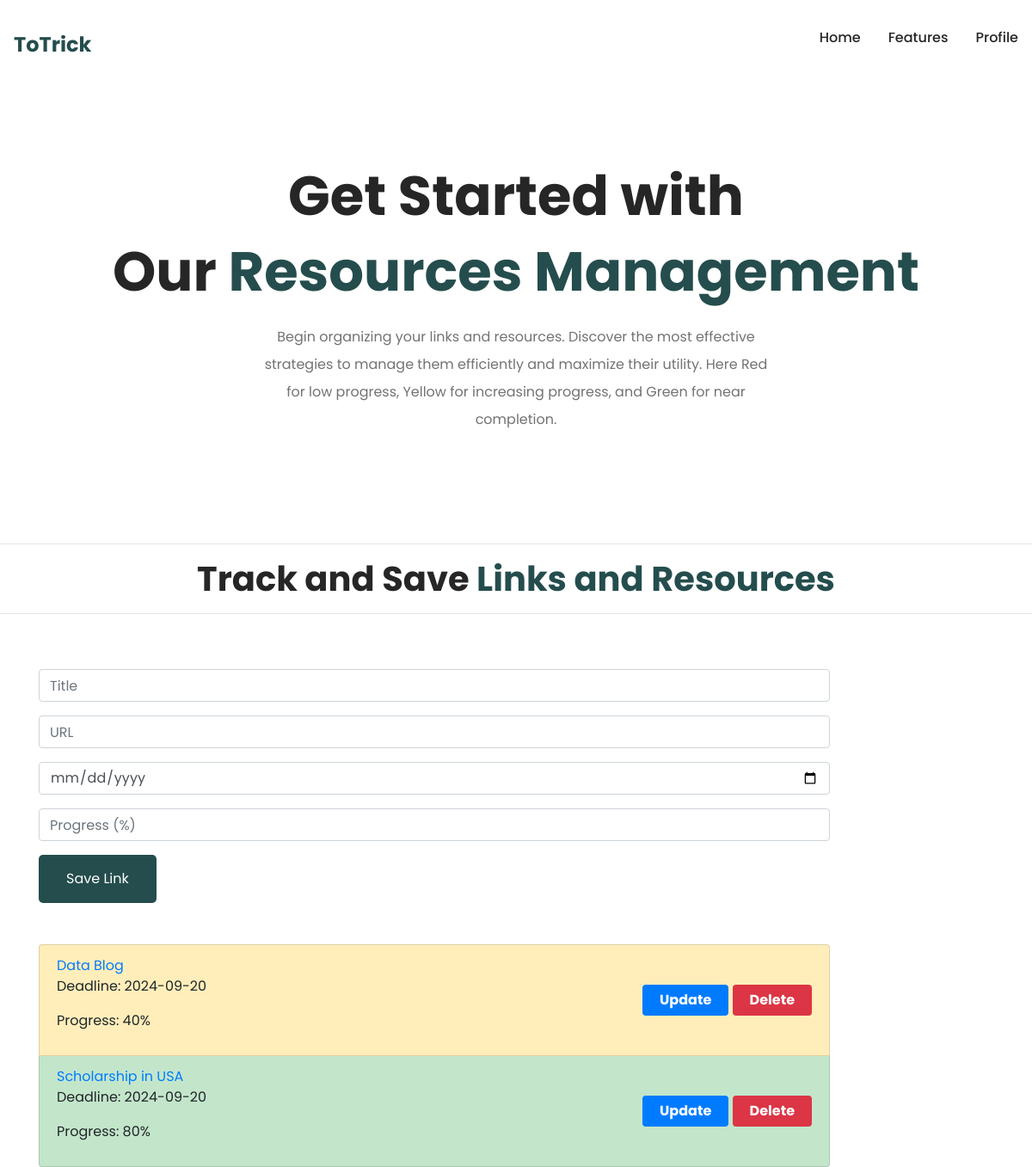
The page /watch_later.php (signed in) on the database its author committed.
### tables this page shows
CREATE TABLE `watch_links` (
  `id` int(11) NOT NULL,
  `uid` int(11) NOT NULL,
  `title` varchar(255) NOT NULL,
  `url` varchar(255) NOT NULL,
  `deadline` date NOT NULL,
  `progress` int(11) NOT NULL,
  `created_at` timestamp NOT NULL DEFAULT current_timestamp()
);

### watch_later.php (the view, shortened to what this page needs)
<?php
include 'reuse/_dbconnect.php';
$uid = $_SESSION['uid'];
$links = [];
if ($result = $conn->query("SELECT * FROM watch_links WHERE uid = '$uid' ORDER BY created_at DESC")) {
    while ($row = $result->fetch_assoc()) {
        $links[] = $row;
    }
}
?>
<!DOCTYPE html>
<html lang="en">
<head>
    <link rel="stylesheet" href="https://stackpath.bootstrapcdn.com/bootstrap/4.5.2/css/bootstrap.min.css">
</head>
<body>
    <?php require 'reuse/_nav.php'; ?>
    <header class="section__container header__container" id="home">
        <h1>Get Started with<br /> Our <span>Resources Management</span></h1>
        <p>Begin organizing your links and resources. Discover the most effective strategies to manage them efficiently
            and maximize their utility. Here Red for low progress, Yellow for increasing progress, and Green for near
            completion.</p>
    </header>
    <section class="steps" id="about">
        <hr>
        <h2 class="section__header">Track and Save <span>Links and Resources</span></h2>
        <hr>
        <div class="container mt-5">
            <div class="row">
                <div class="col-lg-10">
                    <form action="watch_later.php" method="POST" class="mt-3">
                        <div class="form-group">
                            <input type="text" name="title" class="form-control" placeholder="Title" required>
                        </div>
                        <div class="form-group">
                            <input type="url" name="url" class="form-control" placeholder="URL" required>
                        </div>
                        <div class="form-group">
                            <input type="date" name="deadline" class="form-control" placeholder="Deadline" required>
                        </div>
                        <div class="form-group">
                            <input type="number" name="progress" class="form-control" placeholder="Progress (%)" min="0"
                                max="100">
                        </div>
                        <button type="submit" class="btn btn-primary">Save Link</button>
                    </form>
                    <ul class="list-group mt-5">
                        <?php foreach ($links as $link): ?>
                        <li class="list-group-item d-flex justify-content-between align-items-center
                            <?php
                                if ($link['progress'] >= 80) {
                                    echo 'link-green';
                                } elseif ($link['progress'] >= 30 && $link['progress'] < 80) {
                                    echo 'link-yellow';
                                } else {
                                    echo 'link-red';
                                }
                            ?>">
                            <div>
                                <a href="<?php echo $link['url']; ?>" target="_blank">
                                    <?php echo htmlspecialchars($link['title']); ?>
                                </a>
                                <p>Deadline: <?php echo $link['deadline']; ?></p>
                                <p>Progress: <?php echo $link['progress']; ?>%</p>
                            </div>
                            <div>
                                <a href="update_link.php?id=<?php echo $link['id']; ?>" class="badge badge-primary"
                                    style='font-size: 1em; padding: 10px 20px;'>Update</a>
                                <a href="delete_link.php?id=<?php echo $link['id']; ?>" class="badge badge-danger"
                                    style='font-size: 1em; padding: 10px 20px;'>Delete</a>
                            </div>
                        </li>
                        <?php endforeach; ?>
                    </ul>
                </div>
            </div>
        </div>
    </section>
</body>
</html>

### assets/firstpage.css (style rules this page uses)
:root { --base-color: #ffff; --base-varient:#dbdbdb; --primary-color: #254d4d;; --primary-color-dark: #0d33297c;; --text-dark: #262626; --text-light: #737373; --text-card:#6b6060;; --extra-light: #e5e5e5; --text-span:#3d458f; --white: #ffffff; --max-width: 1200px; }
* { padding: 0; margin: 0; box-sizing: border-box; }
.section__container { max-width: var(--max-width); margin: auto; padding: 5rem 1rem; }
.section__header { max-width: 900px; margin-inline: auto; margin-bottom: 1rem; font-size: 2.5rem; font-weight: 700; color: var(--text-dark); text-align: center; }
.section__header span { color: var(--primary-color); }
.btn { padding: 1rem 2rem; outline: none; border: none; font-size: 1rem; color: var(--white); background-color: var(--primary-color); border-radius: 5px; transition: 0.3s; cursor: pointer; }
a { text-decoration: none; transition: 0.3s; }
ul { list-style: none; }
html, body { scroll-behavior: smooth; }
body { font-family: "Poppins", sans-serif; background-color: var(--base-color); }
.header__container { position: relative; isolation: isolate; overflow: hidden; }
.header__container h1 { margin-bottom: 1rem; font-size: 4rem; font-weight: 700; color: var(--text-dark); text-align: center; line-height: 5.5rem; }
.header__container h1 span { color: var(--primary-color); }
.header__container p { margin-bottom: 2rem; max-width: 600px; margin-inline: auto; color: var(--text-light); line-height: 2rem; text-align: center; }
.steps { background-position: center center; background-size: cover; background-repeat: no-repeat; }

### watch_later.php (style rules this page uses)
.link-green { background-color: #c3e6cb; }
.link-yellow { background-color: #ffeeba; }

### rows shown on the page
watch_links: title "Data Blog", deadline "2024-09-20", progress "40"
watch_links: title "Scholarship in USA", deadline "2024-09-20", progress "80"
